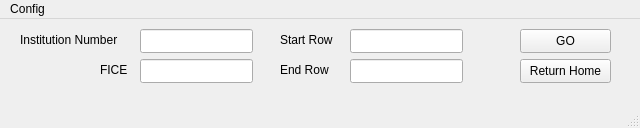
<?xml version="1.0" encoding="UTF-8"?>
<ui version="4.0">
 <class>TermBuilder</class>
 <widget class="QMainWindow" name="TermBuilder">
  <property name="geometry">
   <rect>
    <x>0</x>
    <y>0</y>
    <width>640</width>
    <height>128</height>
   </rect>
  </property>
  <property name="minimumSize">
   <size>
    <width>640</width>
    <height>128</height>
   </size>
  </property>
  <property name="maximumSize">
   <size>
    <width>640</width>
    <height>128</height>
   </size>
  </property>
  <property name="windowTitle">
   <string>SHATRNS | DTE Assistant | Lane Community College</string>
  </property>
  <widget class="QWidget" name="centralwidget">
   <widget class="QLabel" name="label_InstNum">
    <property name="geometry">
     <rect>
      <x>20</x>
      <y>10</y>
      <width>121</width>
      <height>21</height>
     </rect>
    </property>
    <property name="text">
     <string>Institution Number</string>
    </property>
   </widget>
   <widget class="QLineEdit" name="lineEdit_InstNum">
    <property name="geometry">
     <rect>
      <x>140</x>
      <y>10</y>
      <width>113</width>
      <height>24</height>
     </rect>
    </property>
   </widget>
   <widget class="QLabel" name="label_FICE">
    <property name="geometry">
     <rect>
      <x>100</x>
      <y>40</y>
      <width>31</width>
      <height>21</height>
     </rect>
    </property>
    <property name="text">
     <string>FICE</string>
    </property>
   </widget>
   <widget class="QLineEdit" name="lineEdit_FICE">
    <property name="geometry">
     <rect>
      <x>140</x>
      <y>40</y>
      <width>113</width>
      <height>24</height>
     </rect>
    </property>
   </widget>
   <widget class="QLabel" name="label_StartRow">
    <property name="geometry">
     <rect>
      <x>280</x>
      <y>10</y>
      <width>61</width>
      <height>21</height>
     </rect>
    </property>
    <property name="text">
     <string>Start Row</string>
    </property>
   </widget>
   <widget class="QLineEdit" name="lineEdit_StartRow">
    <property name="geometry">
     <rect>
      <x>350</x>
      <y>10</y>
      <width>113</width>
      <height>24</height>
     </rect>
    </property>
   </widget>
   <widget class="QLabel" name="label_EndRow">
    <property name="geometry">
     <rect>
      <x>280</x>
      <y>40</y>
      <width>61</width>
      <height>21</height>
     </rect>
    </property>
    <property name="text">
     <string>End Row</string>
    </property>
   </widget>
   <widget class="QLineEdit" name="lineEdit_EndRow">
    <property name="geometry">
     <rect>
      <x>350</x>
      <y>40</y>
      <width>113</width>
      <height>24</height>
     </rect>
    </property>
   </widget>
   <widget class="QPushButton" name="pushButtonGo">
    <property name="geometry">
     <rect>
      <x>520</x>
      <y>10</y>
      <width>91</width>
      <height>24</height>
     </rect>
    </property>
    <property name="text">
     <string>GO</string>
    </property>
   </widget>
   <widget class="QPushButton" name="pushButtonHome">
    <property name="geometry">
     <rect>
      <x>520</x>
      <y>40</y>
      <width>91</width>
      <height>24</height>
     </rect>
    </property>
    <property name="text">
     <string>Return Home</string>
    </property>
   </widget>
  </widget>
  <widget class="QMenuBar" name="menubar">
   <property name="geometry">
    <rect>
     <x>0</x>
     <y>0</y>
     <width>640</width>
     <height>21</height>
    </rect>
   </property>
   <widget class="QMenu" name="menuConfig">
    <property name="title">
     <string>Config</string>
    </property>
    <addaction name="actionChange_Username"/>
    <addaction name="actionChange_Current_Term"/>
   </widget>
   <addaction name="menuConfig"/>
  </widget>
  <widget class="QStatusBar" name="statusbar"/>
  <action name="actionChange_Username">
   <property name="text">
    <string>Change Username</string>
   </property>
  </action>
  <action name="actionChange_Current_Term">
   <property name="text">
    <string>Change Current Term</string>
   </property>
  </action>
 </widget>
 <tabstops>
  <tabstop>lineEdit_InstNum</tabstop>
  <tabstop>lineEdit_FICE</tabstop>
  <tabstop>lineEdit_StartRow</tabstop>
  <tabstop>lineEdit_EndRow</tabstop>
  <tabstop>pushButtonGo</tabstop>
  <tabstop>pushButtonHome</tabstop>
 </tabstops>
 <resources/>
 <connections/>
</ui>
